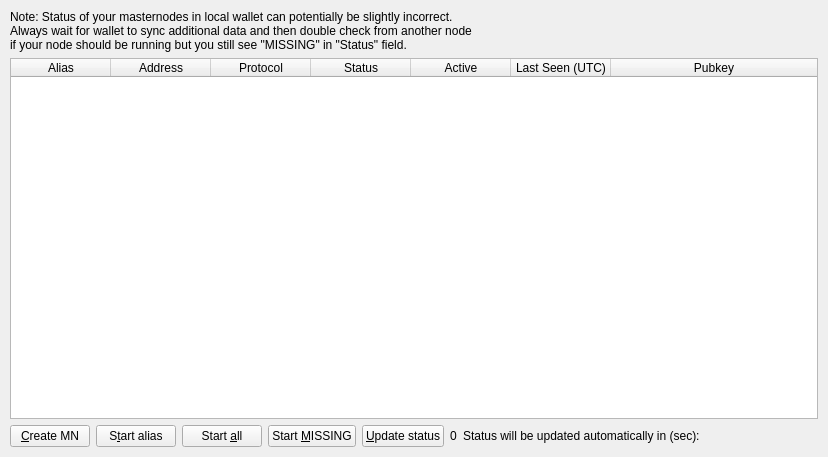
<?xml version="1.0" encoding="UTF-8"?>
<ui version="4.0">
 <class>MasternodeList</class>
 <widget class="QWidget" name="MasternodeList">
  <property name="geometry">
   <rect>
    <x>0</x>
    <y>0</y>
    <width>828</width>
    <height>457</height>
   </rect>
  </property>
  <property name="windowTitle">
   <string>Form</string>
  </property>
  <layout class="QVBoxLayout" name="topLayout">
   <property name="leftMargin">
    <number>10</number>
   </property>
   <property name="topMargin">
    <number>10</number>
   </property>
   <property name="rightMargin">
    <number>10</number>
   </property>
   <property name="bottomMargin">
    <number>10</number>
   </property>
   <item>
    <layout class="QGridLayout" name="gridLayout_2">
     <item row="0" column="0">
      <layout class="QVBoxLayout" name="verticalLayout_2">
       <property name="bottomMargin">
        <number>0</number>
       </property>
       <item>
        <layout class="QHBoxLayout" name="horizontalLayout_note">
         <property name="bottomMargin">
          <number>0</number>
         </property>
         <item>
          <widget class="QLabel" name="updateNote">
           <property name="text">
            <string>Note: Status of your masternodes in local wallet can potentially be slightly incorrect.&lt;br /&gt;Always wait for wallet to sync additional data and then double check from another node&lt;br /&gt;if your node should be running but you still see &quot;MISSING&quot; in &quot;Status&quot; field.</string>
           </property>
          </widget>
         </item>
        </layout>
       </item>
       <item>
        <widget class="QTableWidget" name="tableWidgetMyMasternodes">
         <property name="minimumSize">
          <size>
           <width>695</width>
           <height>0</height>
          </size>
         </property>
         <property name="palette">
          <palette>
           <active>
            <colorrole role="Text">
             <brush brushstyle="SolidPattern">
              <color alpha="255">
               <red>51</red>
               <green>51</green>
               <blue>51</blue>
              </color>
             </brush>
            </colorrole>
           </active>
           <inactive>
            <colorrole role="Text">
             <brush brushstyle="SolidPattern">
              <color alpha="255">
               <red>51</red>
               <green>51</green>
               <blue>51</blue>
              </color>
             </brush>
            </colorrole>
           </inactive>
           <disabled>
            <colorrole role="Text">
             <brush brushstyle="SolidPattern">
              <color alpha="255">
               <red>85</red>
               <green>85</green>
               <blue>85</blue>
              </color>
             </brush>
            </colorrole>
           </disabled>
          </palette>
         </property>
         <property name="editTriggers">
          <set>QAbstractItemView::NoEditTriggers</set>
         </property>
         <property name="alternatingRowColors">
          <bool>true</bool>
         </property>
         <property name="selectionMode">
          <enum>QAbstractItemView::SingleSelection</enum>
         </property>
         <property name="selectionBehavior">
          <enum>QAbstractItemView::SelectRows</enum>
         </property>
         <property name="sortingEnabled">
          <bool>true</bool>
         </property>
         <attribute name="horizontalHeaderStretchLastSection">
          <bool>true</bool>
         </attribute>
         <column>
          <property name="text">
           <string>Alias</string>
          </property>
         </column>
         <column>
          <property name="text">
           <string>Address</string>
          </property>
         </column>
         <column>
          <property name="text">
           <string>Protocol</string>
          </property>
         </column>
         <column>
          <property name="text">
           <string>Status</string>
          </property>
         </column>
         <column>
          <property name="text">
           <string>Active</string>
          </property>
         </column>
         <column>
          <property name="text">
           <string>Last Seen (UTC)</string>
          </property>
         </column>
         <column>
          <property name="text">
           <string>Pubkey</string>
          </property>
         </column>
        </widget>
       </item>
       <item>
        <layout class="QHBoxLayout" name="horizontalLayout_5">
         <property name="bottomMargin">
          <number>0</number>
         </property>
         <item>
          <widget class="QPushButton" name="pushButtonCreateMN">
           <property name="text">
            <string>&amp;Create MN</string>
           </property>
          </widget>
         </item>
         <item>
          <widget class="QPushButton" name="startButton">
           <property name="text">
            <string>S&amp;tart alias</string>
           </property>
          </widget>
         </item>
         <item>
          <widget class="QPushButton" name="startAllButton">
           <property name="text">
            <string>Start &amp;all</string>
           </property>
          </widget>
         </item>
         <item>
          <widget class="QPushButton" name="startMissingButton">
           <property name="text">
            <string>Start &amp;MISSING</string>
           </property>
          </widget>
         </item>
         <item>
          <widget class="QPushButton" name="UpdateButton">
           <property name="text">
            <string>&amp;Update status</string>
           </property>
          </widget>
         </item>
         <item>
          <widget class="QLabel" name="secondsLabel">
           <property name="text">
            <string>0</string>
           </property>
          </widget>
         </item>
         <item>
          <widget class="QLabel" name="autoupdate_label">
           <property name="text">
            <string>Status will be updated automatically in (sec):</string>
           </property>
          </widget>
         </item>
         <item>
          <spacer name="horizontalSpacer_5">
           <property name="orientation">
            <enum>Qt::Horizontal</enum>
           </property>
           <property name="sizeHint" stdset="0">
            <size>
             <width>40</width>
             <height>20</height>
            </size>
           </property>
          </spacer>
         </item>
        </layout>
       </item>
      </layout>
     </item>
    </layout>
   </item>
  </layout>
 </widget>
 <resources/>
 <connections/>
</ui>
